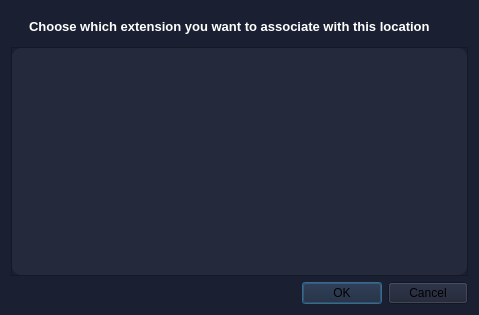
<?xml version="1.0" encoding="UTF-8"?>
<ui version="4.0">
 <class>Dialog</class>
 <widget class="QDialog" name="Dialog">
  <property name="windowModality">
   <enum>Qt::NonModal</enum>
  </property>
  <property name="geometry">
   <rect>
    <x>0</x>
    <y>0</y>
    <width>479</width>
    <height>315</height>
   </rect>
  </property>
  <property name="windowTitle">
   <string>Pathfinder - dialog</string>
  </property>
  <property name="windowIcon">
   <iconset>
    <normaloff>:/images/images/logo.png</normaloff>:/images/images/logo.png</iconset>
  </property>
  <property name="styleSheet">
   <string notr="true">background-color: rgb(26, 32, 50);</string>
  </property>
  <property name="modal">
   <bool>true</bool>
  </property>
  <layout class="QVBoxLayout" name="verticalLayout">
   <item>
    <widget class="QLabel" name="descriptionLabel">
     <property name="minimumSize">
      <size>
       <width>0</width>
       <height>30</height>
      </size>
     </property>
     <property name="maximumSize">
      <size>
       <width>500</width>
       <height>30</height>
      </size>
     </property>
     <property name="font">
      <font>
       <pointsize>10</pointsize>
       <weight>75</weight>
       <bold>true</bold>
      </font>
     </property>
     <property name="styleSheet">
      <string notr="true">QLabel
{
color: rgb(255, 255, 255);
border-radius: 10px;
text-align: left;
padding-left: 15px;
}</string>
     </property>
     <property name="text">
      <string>Choose which extension you want to associate with this location</string>
     </property>
    </widget>
   </item>
   <item>
    <widget class="QFrame" name="scrollFrame">
     <property name="styleSheet">
      <string notr="true">
QScrollBar:horizontal
    {
        height: 15px;
        margin: 3px 15px 3px 15px;
        border: 1px transparent #2A2929;
        border-radius: 4px;
        background-color: rgb(26, 32, 50);
    }

    QScrollBar::handle:horizontal
    {
       background-color: qlineargradient(spread:pad, x1:0.954545, y1:0, x2:0, y2:1, stop:0 rgba(39, 180, 255, 255), stop:1 rgba(44, 227, 255, 255));
        min-width: 5px;
        border-radius: 4px;
    }

    QScrollBar::add-line:horizontal
    {
        margin: 0px 3px 0px 3px;
        border-image: url(:/qss_icons/rc/right_arrow_disabled.png);
        width: 10px;
        height: 10px;
        subcontrol-position: right;
        subcontrol-origin: margin;
    }

    QScrollBar::sub-line:horizontal
    {
        margin: 0px 3px 0px 3px;
        border-image: url(:/qss_icons/rc/left_arrow_disabled.png);
        height: 10px;
        width: 10px;
        subcontrol-position: left;
        subcontrol-origin: margin;
    }

    QScrollBar::add-line:horizontal:hover,QScrollBar::add-line:horizontal:on
    {
        border-image: url(:/qss_icons/rc/right_arrow.png);
        height: 10px;
        width: 10px;
        subcontrol-position: right;
        subcontrol-origin: margin;
    }


    QScrollBar::sub-line:horizontal:hover, QScrollBar::sub-line:horizontal:on
    {
        border-image: url(:/qss_icons/rc/left_arrow.png);
        height: 10px;
        width: 10px;
        subcontrol-position: left;
        subcontrol-origin: margin;
    }

    QScrollBar::up-arrow:horizontal, QScrollBar::down-arrow:horizontal
    {
        background: none;
    }


    QScrollBar::add-page:horizontal, QScrollBar::sub-page:horizontal
    {
        background: none;
    }

    QScrollBar:vertical
    {
        background-color: rgb(26, 32, 50);
        width: 15px;
        margin: 15px 3px 15px 3px;
        border: 1px transparent #2A2929;
        border-radius: 4px;
    }

    QScrollBar::handle:vertical
    {
        background-color: qlineargradient(spread:pad, x1:0.954545, y1:0, x2:0, y2:1, stop:0 rgba(39, 180, 255, 255), stop:1 rgba(44, 227, 255, 255));
        min-height: 5px;
        border-radius: 4px;
    }

    QScrollBar::sub-line:vertical
    {
        margin: 3px 0px 3px 0px;
        border-image: url(:/qss_icons/rc/up_arrow_disabled.png);
        height: 10px;
        width: 10px;
        subcontrol-position: top;
        subcontrol-origin: margin;
    }

    QScrollBar::add-line:vertical
    {
        margin: 3px 0px 3px 0px;
        border-image: url(:/qss_icons/rc/down_arrow_disabled.png);
        height: 10px;
        width: 10px;
        subcontrol-position: bottom;
        subcontrol-origin: margin;
    }

    QScrollBar::sub-line:vertical:hover,QScrollBar::sub-line:vertical:on
    {
        border-image: url(:/qss_icons/rc/up_arrow.png);
        height: 10px;
        width: 10px;
        subcontrol-position: top;
        subcontrol-origin: margin;
    }

    QScrollBar::add-line:vertical:hover, QScrollBar::add-line:vertical:on
    {
        border-image: url(:/qss_icons/rc/down_arrow.png);
        height: 10px;
        width: 10px;
        subcontrol-position: bottom;
        subcontrol-origin: margin;
    }

    QScrollBar::up-arrow:vertical, QScrollBar::down-arrow:vertical
    {
        background: none;
    }

    QScrollBar::add-page:vertical, QScrollBar::sub-page:vertical
    {
        background: none;
    }</string>
     </property>
     <property name="frameShape">
      <enum>QFrame::StyledPanel</enum>
     </property>
     <property name="frameShadow">
      <enum>QFrame::Raised</enum>
     </property>
     <layout class="QVBoxLayout" name="verticalLayout_2">
      <property name="spacing">
       <number>0</number>
      </property>
      <property name="leftMargin">
       <number>0</number>
      </property>
      <property name="topMargin">
       <number>0</number>
      </property>
      <property name="rightMargin">
       <number>0</number>
      </property>
      <property name="bottomMargin">
       <number>0</number>
      </property>
      <item>
       <widget class="QScrollArea" name="scrollArea">
        <property name="minimumSize">
         <size>
          <width>0</width>
          <height>0</height>
         </size>
        </property>
        <property name="styleSheet">
         <string notr="true">background-color: rgb(36, 42, 59);
border-radius: 10px</string>
        </property>
        <property name="frameShape">
         <enum>QFrame::NoFrame</enum>
        </property>
        <property name="frameShadow">
         <enum>QFrame::Plain</enum>
        </property>
        <property name="verticalScrollBarPolicy">
         <enum>Qt::ScrollBarAsNeeded</enum>
        </property>
        <property name="horizontalScrollBarPolicy">
         <enum>Qt::ScrollBarAsNeeded</enum>
        </property>
        <property name="widgetResizable">
         <bool>true</bool>
        </property>
        <widget class="QWidget" name="scrollAreaContent">
         <property name="geometry">
          <rect>
           <x>0</x>
           <y>0</y>
           <width>459</width>
           <height>217</height>
          </rect>
         </property>
         <property name="minimumSize">
          <size>
           <width>0</width>
           <height>0</height>
          </size>
         </property>
        </widget>
       </widget>
      </item>
     </layout>
    </widget>
   </item>
   <item>
    <widget class="QDialogButtonBox" name="buttonBox">
     <property name="minimumSize">
      <size>
       <width>85</width>
       <height>0</height>
      </size>
     </property>
     <property name="font">
      <font>
       <weight>50</weight>
       <bold>false</bold>
      </font>
     </property>
     <property name="styleSheet">
      <string notr="true">#buttonBox *[text=&quot;Cancel&quot;] {
qproperty-icon: url(:/icons/multiplication.ico);
color: rgb(255, 255, 255);
border-radius: 5px;
text-align: center;
padding: 10px;
width: 60px;
font-size: 12px;
font-weight: bold;

}

#buttonBox *[text=&quot;Cancel&quot;]:hover
{
color: rgb(255, 255, 255);
border-radius: 5px;
text-align: center;
padding: 10px;
background-color: rgb(36, 42, 59);
}

#buttonBox *[text=&quot;Cancel&quot;]:checked
{
color: rgb(255, 255, 255);
border-radius: 10px;
text-align: center;
padding: 10px;
background-color: rgb(47, 55, 77);
}

#buttonBox *[text=&quot;OK&quot;] {
qproperty-icon: url(:/icons/check.ico);
color: rgb(255, 255, 255);
border-radius: 5px;
text-align: center;
padding: 10px;
width: 60px;
font-size: 12px;
font-weight: bold;
}

#buttonBox *[text=&quot;OK&quot;]:hover
{
color: rgb(255, 255, 255);
border-radius: 5px;
text-align: center;
padding: 10px;
background-color: rgb(36, 42, 59);
}

#buttonBox *[text=&quot;OK&quot;]:checked
{
color: rgb(255, 255, 255);
border-radius: 10px;
text-align: center;
padding: 10px;
background-color: rgb(47, 55, 77);
} </string>
     </property>
     <property name="orientation">
      <enum>Qt::Horizontal</enum>
     </property>
     <property name="standardButtons">
      <set>QDialogButtonBox::Cancel|QDialogButtonBox::Ok</set>
     </property>
    </widget>
   </item>
  </layout>
 </widget>
 <resources>
  <include location="../assets/resource.qrc"/>
 </resources>
 <connections/>
</ui>
